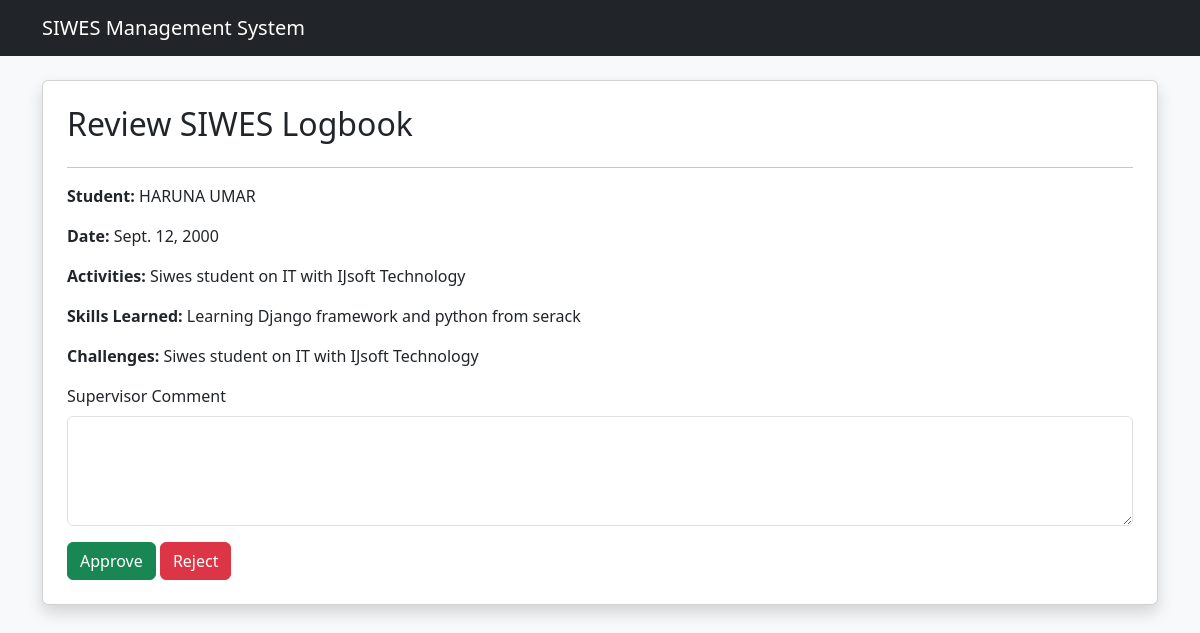
Screenshot of /students/logbook/review/2/ with the database file from the repository.
### students/models.py (models this page shows, shortened)
class Logbook(models.Model):
    STATUS_CHOICES = [
        ('Pending', 'Pending'),
        ('Approved', 'Approved'),
        ('Rejected', 'Rejected'),
    ]
    student = models.ForeignKey(
        Student,
        on_delete=models.CASCADE
    )
    supervisor = models.ForeignKey(
        Supervisor,
        on_delete=models.SET_NULL,
        null=True,
        blank=True
    )
    date = models.DateField()
    activities = models.TextField()
    skills_learned = models.TextField(blank=True)
    challenges = models.TextField(blank=True)
    status = models.CharField(
        max_length=20,
        choices=STATUS_CHOICES,
        default='Pending'
    )
    supervisor_comment = models.TextField(blank=True)
    created_at = models.DateTimeField(auto_now_add=True)

class Student(models.Model):
    first_name = models.CharField(max_length=100)
    last_name = models.CharField(max_length=100)
    matric_number = models.CharField(
        max_length=30,
        unique=True
    )
    department = models.CharField(max_length=100)
    institution = models.CharField(max_length=150)
    email = models.EmailField(unique=True)
    phone = models.CharField(max_length=20)
    date_registered = models.DateTimeField(
        auto_now_add=True
    )
    def __str__(self):
        return f"{self.first_name} {self.last_name}"

### students/views.py (the view, shortened to what this page needs)
# urls.py: path('logbook/review/<int:id>/', views.logbook_review, name='logbook_review'),
def logbook_review(request, id):
    logbook = get_object_or_404(Logbook, id=id)
    return render(request, 'students/logbook_review.html', {
        'logbook': logbook
    })

### students/templates/students/logbook_review.html (shortened to what this page needs)
{% extends 'students/base.html' %}
{% block content %}
<div class="card shadow p-4">
    <h2>Review SIWES Logbook</h2>
    <hr>
    <p><strong>Student:</strong> {{ logbook.student }}</p>
    <p><strong>Date:</strong> {{ logbook.date }}</p>
    <p><strong>Activities:</strong> {{ logbook.activities }}</p>
    <p><strong>Skills Learned:</strong> {{ logbook.skills_learned }}</p>
    <p><strong>Challenges:</strong> {{ logbook.challenges }}</p>
    <form method="POST">
        <label class="form-label">Supervisor Comment</label>
        <textarea name="supervisor_comment"
                  class="form-control mb-3"
                  rows="4">{{ logbook.supervisor_comment }}</textarea>
        <button type="submit" name="status"
                value="Approved" class="btn btn-success">
            Approve
        </button>
        <button type="submit" name="status"
                value="Rejected" class="btn btn-danger">
            Reject
        </button>
    </form>
</div>
{% endblock %}

### rows the page displays
Logbook: student "HARUNA UMAR", date "Sept. 12, 2000", activities "Siwes student on IT with IJsoft Technology", skills_learned "Learning Django framework and python from serack", challenges "Siwes student on IT with IJsoft Technology"
